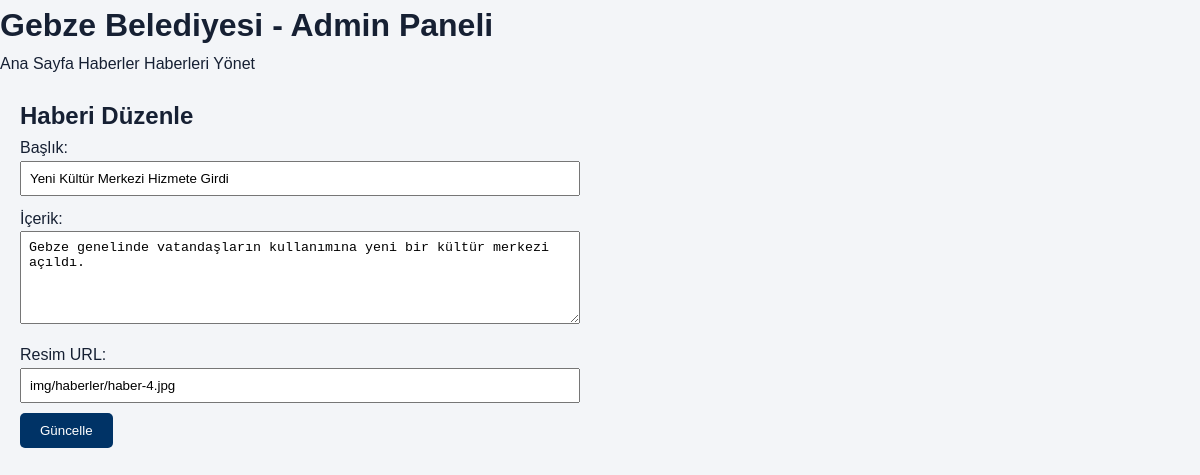
Page /admin/haber-duzenle.php?id=4 on the committed database.
### tables this page shows
CREATE TABLE `haberler` (
  `id` int(11) NOT NULL,
  `baslik` varchar(255) NOT NULL,
  `icerik` text NOT NULL,
  `resim` varchar(255) NOT NULL,
  `tarih` datetime NOT NULL
);

### admin/haber-duzenle.php (the view, shortened to what this page needs)
<?php
include '../includes/db.php';
$id = $_GET['id'];
$stmt = $conn->prepare("SELECT * FROM haberler WHERE id = ?");
$stmt->execute([$id]);
$haber = $stmt->fetch(PDO::FETCH_ASSOC);
?>
<!DOCTYPE html>
<html lang="tr">
<head>
    <link rel="stylesheet" href="../css/style.css">
</head>
<body>
    <header>
        <h1>Gebze Belediyesi - Admin Paneli</h1>
        <nav>
            <a href="../index.php">Ana Sayfa</a>
            <a href="../pages/haberler.php">Haberler</a>
            <a href="haber-yonet.php">Haberleri Yönet</a>
        </nav>
    </header>
    <main style="padding: 20px; max-width: 600px;">
        <h2>Haberi Düzenle</h2>
        <form method="POST">
            <label>Başlık:</label><br>
            <input type="text" name="baslik" value="<?php echo htmlspecialchars($haber['baslik']); ?>" required style="width: 100%; padding: 8px; margin-bottom: 10px;"><br>
            <label>İçerik:</label><br>
            <textarea name="icerik" rows="5" required style="width: 100%; padding: 8px; margin-bottom: 10px;"><?php echo htmlspecialchars($haber['icerik']); ?></textarea><br>
            <label>Resim URL:</label><br>
            <input type="text" name="resim" value="<?php echo htmlspecialchars($haber['resim']); ?>" style="width: 100%; padding: 8px; margin-bottom: 10px;"><br>
            <button type="submit" style="background: #003366; color: white; padding: 10px 20px; border: none; border-radius: 5px; cursor: pointer;">
                Güncelle
            </button>
        </form>
    </main>
</body>
</html>

### css/style.css (style rules this page uses)
:root { --navy: #003366; --navy-deep: #001a33; --accent: #f6a01a; --accent-hot: #e08e0c; --text: #162033; --muted: #617089; --bg: #f3f5f8; --line: #e4eaf1; --white: #ffffff; --radius: 12px; --shadow: 0 10px 28px rgba(0, 26, 51, 0.1); --container: 1160px; --font: "Poppins", sans-serif; }
*, *::before, *::after { box-sizing: border-box; margin: 0; padding: 0; }
html { scroll-behavior: smooth; }
body { font-family: var(--font); color: var(--text); background: var(--bg); line-height: 1.6; }
a { color: inherit; text-decoration: none; }
button { font-family: inherit; cursor: pointer; border: none; background: none; }

### rows in the picture
haberler: baslik "Yeni Kültür Merkezi Hizmete Girdi", icerik "Gebze genelinde vatandaşların kullanımına yeni bir kültür merkezi açıldı.", resim "img/haberler/haber-4.jpg"
